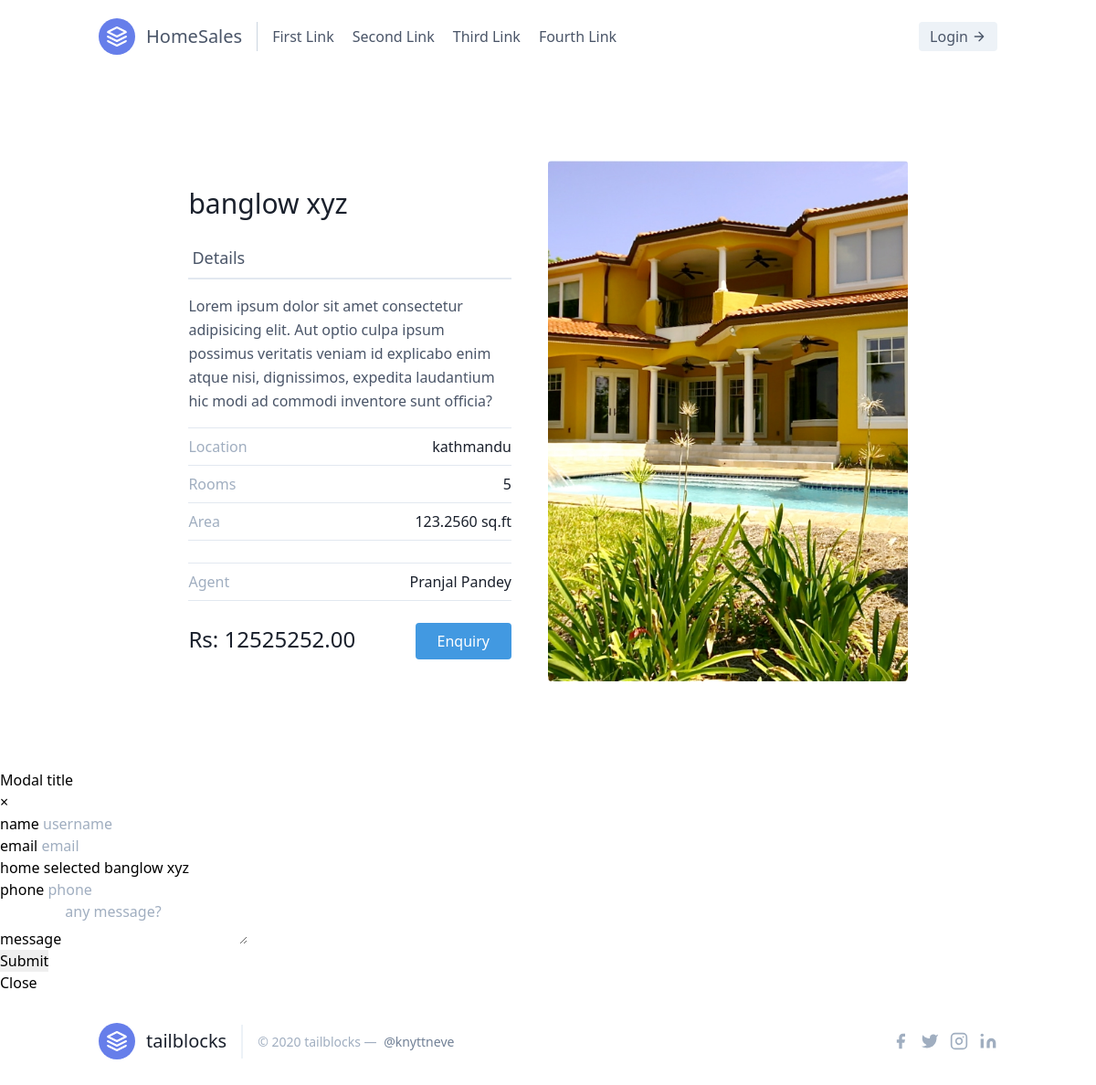
/home/1, run on the app's committed database.
### sales/models.py (models this page shows, shortened)
class Home(models.Model):
    agent = models.ForeignKey(Agent, on_delete = models.CASCADE)
    name = models.CharField(max_length = 100, default = '')
    location = models.CharField(max_length = 100, default = '')
    no_of_rooms = models.IntegerField(default=0)
    area = models.DecimalField(default=0, decimal_places=4, max_digits=19)
    price = models.DecimalField(default = 0, decimal_places=2, max_digits=19)
    image1 = models.ImageField(upload_to = "gallery", blank = False)
    image2 = models.ImageField(upload_to = "gallery", blank = True)
    image3 = models.ImageField(upload_to = "gallery", blank = True)

class Agent(models.Model):
    fname = models.CharField(max_length = 100, default='')
    lname = models.CharField(max_length = 100, default='')
    joined_date = models.DateTimeField(auto_now_add=True)
    image = models.ImageField(upload_to = "gallery", blank =True)
    house_sold = models.IntegerField(default=0)
    is_mvp = models.BooleanField(default=False)
    def __str__(self):
        return self.fname +' '+ self.lname

### sales/views.py (the view, shortened to what this page needs)
# urls.py: path('home/<int:pk>', views.homeDetails, name = 'home-details' ),
def homeDetails(request, pk):
    home = Home.objects.get(id=pk)
    form = OrderForm()
    return render(request, 'sales/homeDetails.html',{
        'home': home,
        'form':form
    })

### sales/forms.py
class OrderForm(forms.ModelForm):
    class Meta:
        model = Contact
        fields = ['name', 'email', 'home_selected', 'phone', 'message']

### sales/templates/sales/homeDetails.html (shortened to what this page needs)
{% extends 'sales/base.html' %}
{% block content %}
<section class="text-gray-700 body-font overflow-hidden">
  <div class="container px-5 py-24 mx-auto">
    <div class="lg:w-4/5 mx-auto flex flex-wrap">
      <div class="lg:w-1/2 w-full lg:pr-10 lg:py-6 mb-6 lg:mb-0">
        <h1 class="text-gray-900 text-3xl title-font font-medium mb-4">{{home.name}}</h1>
        <div class="flex mb-4">
          <a class="flex-grow border-b-2 border-gray-300 py-2 text-lg px-1">Details</a>
        </div>
        <p class="leading-relaxed mb-4">Lorem ipsum dolor sit amet consectetur adipisicing elit. Aut optio culpa ipsum possimus veritatis veniam id explicabo enim atque nisi, dignissimos, expedita laudantium hic modi ad commodi inventore sunt officia?</p>
        <div class="flex border-t border-gray-300 py-2">
          <span class="text-gray-500">Location</span>
          <span class="ml-auto text-gray-900">{{home.location}}</span>
        </div>
        <div class="flex border-t border-gray-300 py-2">
          <span class="text-gray-500">Rooms</span>
          <span class="ml-auto text-gray-900">{{home.no_of_rooms}}</span>
        </div>
        <div class="flex border-t border-b mb-6 border-gray-300 py-2">
          <span class="text-gray-500">Area</span>
          <span class="ml-auto text-gray-900">{{home.area}} sq.ft</span>
        </div>
        <div class="flex border-t border-b mb-6 border-gray-300 py-2">
          <span class="text-gray-500">Agent</span>
         <span class="ml-auto text-gray-900"><a href="{% url 'individual-agent' home.agent.id %}">{{home.agent}}</a></span>
        </div>
        <div class="flex">
          <span class="title-font font-medium text-2xl text-gray-900">Rs: {{home.price}}</span>
          <button class="flex ml-auto text-white bg-blue-500 border-0 py-2 px-6 focus:outline-none hover:bg-blue-600 rounded" data-toggle="modal" data-target="#exampleModalLong">Enquiry</button>
        </div>
      </div>
      <img alt="ecommerce" class="lg:w-1/2 w-full lg:h-auto h-64 object-cover object-center rounded" src="{{home.image1.url}}">
    </div>
  </div>
</section>
<div class="modal fade" id="exampleModalLong" tabindex="-1" role="dialog" aria-labelledby="exampleModalLongTitle" aria-hidden="true">
  <div class="modal-dialog" role="document">
    <div class="modal-content">
      <div class="modal-header">
        <h5 class="modal-title" id="exampleModalLongTitle">Modal title</h5>
        <button type="button" class="close" data-dismiss="modal" aria-label="Close">
          <span aria-hidden="true">&times;</span>
        </button>
      </div>
      <div class="modal-body">
        <form action="" method="post">
						<div class="form-group">
							<label for="username">name</label>
							<input type="text" name="name" placeholder="username" class="form-control" required value="{{request.user.username}}">
						</div>
						<div class="form-group">
							<label for="email">email</label>
							<input type="email" name="email" placeholder="email" class="form-control" required value="{{request.user.email}}">
            </div>
            <div class="form-group">
							<label for="home">home selected</label>
							<input type="text" name="home_selected" placeholder="home" class="form-control" required value="{{home.name}}">
            </div>
            <div class="form-group">
							<label for="phone">phone</label>
							<input type="text" name="phone" placeholder="phone" class="form-control">
            </div>
            <div class="form-group">
							<label for="message">message</label>
                <textarea placeholder="any message?" class="form-control" name="message"></textarea>
  						</div>
						<div class="from-group">
						<input type="submit" class="btn btn-primary" value="Submit">
						</div>
        </form>
      </div>
      <div class="modal-footer">
        <button type="button" class="btn btn-secondary" data-dismiss="modal">Close</button>
      </div>
    </div>
  </div>
</div>
{% endblock %}

### data on the page
Home: name "banglow xyz", location "kathmandu", no_of_rooms "5", area "123.2560", agent "Pranjal Pandey", price "12525252.00", image1 (picture), home_selected "banglow xyz"
